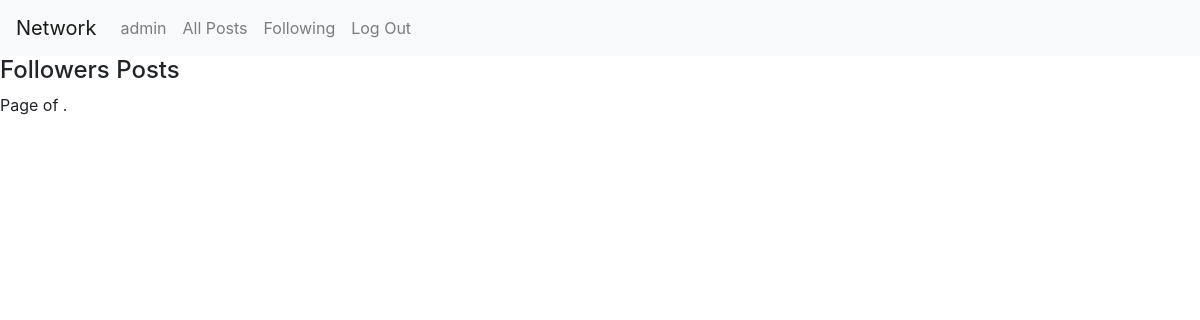
Page /following (signed in) on the earlier database version.
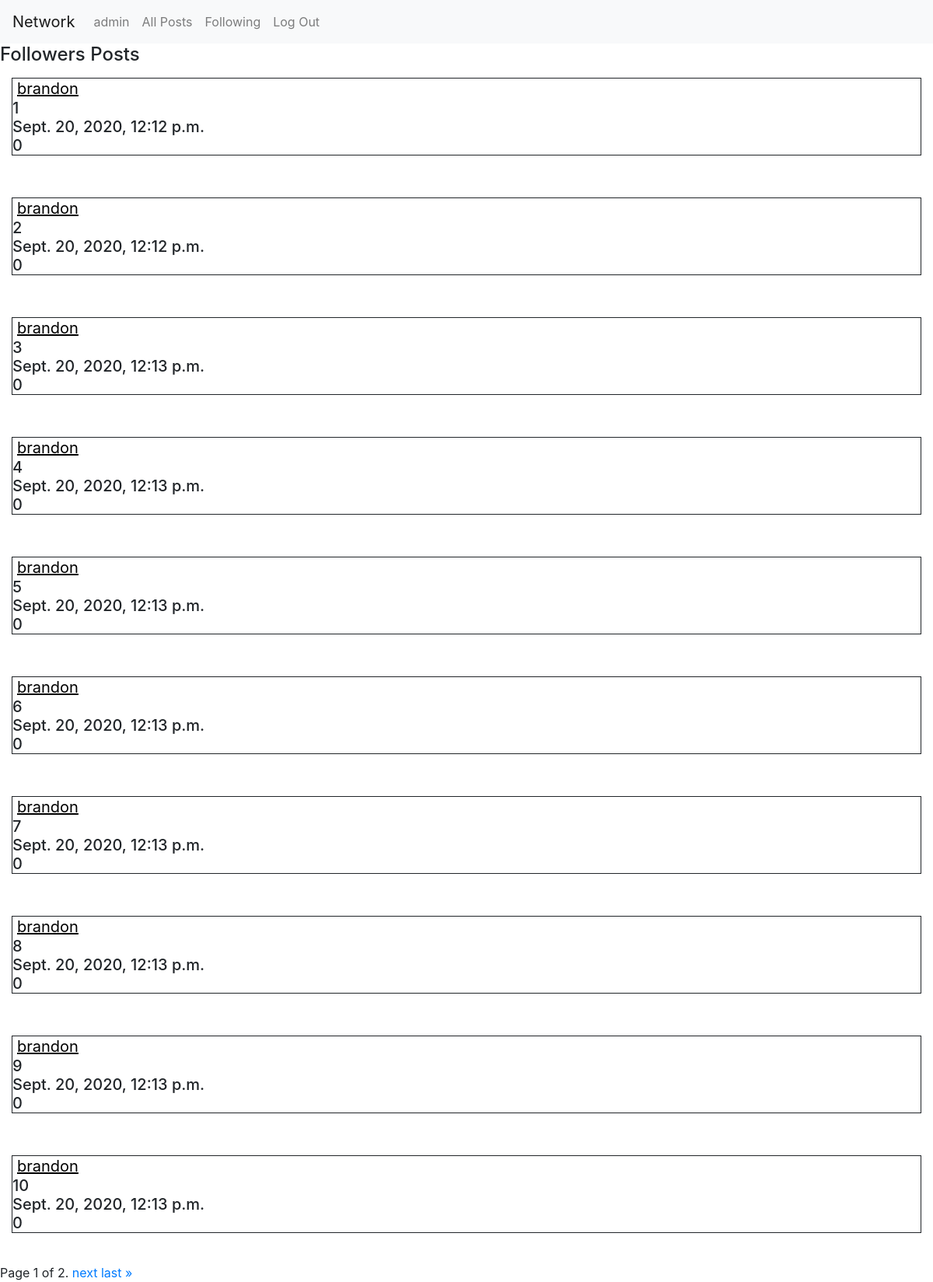
Same page on the later database version.
### network/models.py (models this page shows, shortened)
class User(AbstractUser):
    pass

class Post(models.Model):
    user = models.ForeignKey("User", on_delete=models.CASCADE, related_name="posts")
    content = models.TextField(blank=True)
    timestamp = models.DateTimeField(auto_now_add=True)
    likes = models.IntegerField()

### network/views.py (the view)
# urls.py: path("following", views.following, name="following")
@csrf_exempt
@login_required
def following(request):
    following_users = (UserFollowing.objects.filter(following_user_id=request.user).values('user_id'))
    for i in following_users:
        following_users = i['user_id']
    if len(following_users) > 0:
        users_id = User.objects.get(username__in=[following_users])
        following_posts = Post.objects.filter(user__in=[users_id])
        paginator = Paginator(following_posts, 10)
        page_number = request.GET.get('page')
        page_obj = paginator.get_page(page_number)
        return render(request, "network/following.html", {
            "following_posts": following_posts,
            "page_obj": page_obj
            })
    else:
        return render(request, "network/following.html", {
        })

### network/templates/network/following.html (shortened to what this page needs)
{% extends "network/layout.html" %}
{% block body %}
<h4>Followers Posts</h4>
        <form action="{% url 'profile' %}" method="GET">
        {% for item in page_obj %}
        <h5 style="border-style: solid;margin: 15px;border-width: thin;">
            <div>
                <input type="submit" name="user" value="{{ item.user }}" style="background:none; border-width:0px; color:black; text-decoration:underline;" />
            </div>
            <div>{{ item.content }}</div>
            <div>{{ item.timestamp }}</div>
            <div>{{ item.likes }}</div>
        </h5>
        <br>
        {% endfor %}
        <div class="pagination">
            <span class="step-links">
                <span class="current">
                    Page {{ page_obj.number }} of {{ page_obj.paginator.num_pages }}.
                </span>
                {% if page_obj.has_next %}
                    <a href="?page={{ page_obj.next_page_number }}">next</a>
                    <a href="?page={{ page_obj.paginator.num_pages }}">last &raquo;</a>
                {% endif %}
            </span>
        </div>
        </form>
        </div>
{% endblock %}

### network/templates/network/layout.html (shortened to what this page needs)
{% load static %}
<!DOCTYPE html>
<html lang="en">
    <head>
        <link rel="stylesheet" href="https://stackpath.bootstrapcdn.com/bootstrap/4.4.1/css/bootstrap.min.css">
        <link href="{% static 'network/styles.css' %}" rel="stylesheet">
    </head>
    <body>
        <nav class="navbar navbar-expand-lg navbar-light bg-light">
            <a class="navbar-brand" href="#">Network</a>
            <div>
              <ul class="navbar-nav mr-auto">
                {% if user.is_authenticated %}
                    <li class="nav-item">
                        <form action="{% url 'profile' %}" method="GET">
                            <input class="nav-link"  style="background:none; border-width:0px" type="submit" name="user" value="{{ request.user }}" />
                        </form>
                    </li>
                {% endif %}
                <li class="nav-item">
                  <a class="nav-link" href="{% url 'index' %}" id="all-posts">All Posts</a>
                </li>
                {% if user.is_authenticated %}
                    <li class="nav-item">
                        <a class="nav-link" href="{% url 'following' %}"" id='following'>Following</a>
                    </li>
                    <li class="nav-item">
                        <a class="nav-link" href="{% url 'logout' %}">Log Out</a>
                    </li>
                {% endif %}
              </ul>
            </div>
          </nav>
        <div class="body">
            {% block body %}
            {% endblock %}
    </body>
</html>

Differences in the rows shown:
added Post: user "brandon", content "1", timestamp "Sept. 20, 2020, 12:12 p.m.", likes "0"
added Post: user "brandon", content "2", timestamp "Sept. 20, 2020, 12:12 p.m.", likes "0"
added Post: user "brandon", content "3", timestamp "Sept. 20, 2020, 12:13 p.m.", likes "0"
added Post: user "brandon", content "4", timestamp "Sept. 20, 2020, 12:13 p.m.", likes "0"
added Post: user "brandon", content "5", timestamp "Sept. 20, 2020, 12:13 p.m.", likes "0"
added Post: user "brandon", content "6", timestamp "Sept. 20, 2020, 12:13 p.m.", likes "0"
added Post: user "brandon", content "7", timestamp "Sept. 20, 2020, 12:13 p.m.", likes "0"
added Post: user "brandon", content "8", timestamp "Sept. 20, 2020, 12:13 p.m.", likes "0"
added Post: user "brandon", content "9", timestamp "Sept. 20, 2020, 12:13 p.m.", likes "0"
added Post: user "brandon", content "10", timestamp "Sept. 20, 2020, 12:13 p.m.", likes "0"
Other differences:
{{ page_obj.number }}: (not shown) → "1"
{{ page_obj.paginator.num_pages }}: (not shown) → "2"
text now shown: "next last »"
